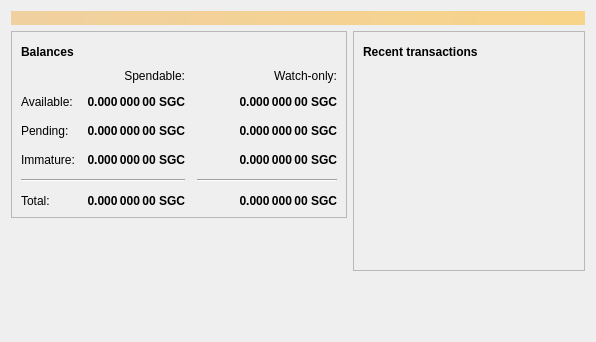
<?xml version="1.0" encoding="UTF-8"?>
<ui version="4.0">
 <class>OverviewPage</class>
 <widget class="QWidget" name="OverviewPage">
  <property name="geometry">
   <rect>
    <x>0</x>
    <y>0</y>
    <width>596</width>
    <height>342</height>
   </rect>
  </property>
  <property name="windowTitle">
   <string>Form</string>
  </property>
  <layout class="QVBoxLayout" name="topLayout">
   <item>
    <widget class="QLabel" name="labelAlerts">
     <property name="visible">
      <bool>false</bool>
     </property>
     <property name="styleSheet">
      <string notr="true">QLabel { background-color: qlineargradient(x1: 0, y1: 0, x2: 1, y2: 0, stop:0 #F0D0A0, stop:1 #F8D488); color:#000000; }</string>
     </property>
     <property name="wordWrap">
      <bool>true</bool>
     </property>
     <property name="margin">
      <number>3</number>
     </property>
     <property name="textInteractionFlags">
      <set>Qt::TextSelectableByMouse</set>
     </property>
    </widget>
   </item>
   <item>
    <layout class="QHBoxLayout" name="horizontalLayout" stretch="1,1">
     <item>
      <layout class="QVBoxLayout" name="verticalLayout_2">
       <item>
        <widget class="QFrame" name="frame">
         <property name="frameShape">
          <enum>QFrame::StyledPanel</enum>
         </property>
         <property name="frameShadow">
          <enum>QFrame::Raised</enum>
         </property>
         <layout class="QVBoxLayout" name="verticalLayout_4">
          <item>
           <layout class="QHBoxLayout" name="horizontalLayout_4">
            <item>
             <widget class="QLabel" name="label_5">
              <property name="font">
               <font>
                <weight>75</weight>
                <bold>true</bold>
               </font>
              </property>
              <property name="text">
               <string>Balances</string>
              </property>
             </widget>
            </item>
            <item>
             <widget class="QPushButton" name="labelWalletStatus">
              <property name="enabled">
               <bool>true</bool>
              </property>
              <property name="maximumSize">
               <size>
                <width>30</width>
                <height>16777215</height>
               </size>
              </property>
              <property name="toolTip">
               <string>The displayed information may be out of date. Your wallet automatically synchronizes with the Sigecoin network after a connection is established, but this process has not completed yet.</string>
              </property>
              <property name="text">
               <string/>
              </property>
              <property name="icon">
               <iconset resource="../sigecoin.qrc">
                <normaloff>:/icons/warning</normaloff>
                <disabledoff>:/icons/warning</disabledoff>:/icons/warning</iconset>
              </property>
              <property name="iconSize">
               <size>
                <width>24</width>
                <height>24</height>
               </size>
              </property>
              <property name="flat">
               <bool>true</bool>
              </property>
             </widget>
            </item>
            <item>
             <spacer name="horizontalSpacer_3">
              <property name="orientation">
               <enum>Qt::Horizontal</enum>
              </property>
              <property name="sizeHint" stdset="0">
               <size>
                <width>40</width>
                <height>20</height>
               </size>
              </property>
             </spacer>
            </item>
           </layout>
          </item>
          <item>
           <layout class="QGridLayout" name="gridLayout">
            <property name="spacing">
             <number>12</number>
            </property>
            <item row="2" column="2">
             <widget class="QLabel" name="labelWatchPending">
              <property name="font">
               <font>
                <weight>75</weight>
                <bold>true</bold>
               </font>
              </property>
              <property name="cursor">
               <cursorShape>IBeamCursor</cursorShape>
              </property>
              <property name="toolTip">
               <string>Unconfirmed transactions to watch-only addresses</string>
              </property>
              <property name="text">
               <string notr="true">0.000 000 00 SGC</string>
              </property>
              <property name="alignment">
               <set>Qt::AlignRight|Qt::AlignTrailing|Qt::AlignVCenter</set>
              </property>
              <property name="textInteractionFlags">
               <set>Qt::LinksAccessibleByMouse|Qt::TextSelectableByKeyboard|Qt::TextSelectableByMouse</set>
              </property>
             </widget>
            </item>
            <item row="2" column="1">
             <widget class="QLabel" name="labelUnconfirmed">
              <property name="font">
               <font>
                <weight>75</weight>
                <bold>true</bold>
               </font>
              </property>
              <property name="cursor">
               <cursorShape>IBeamCursor</cursorShape>
              </property>
              <property name="toolTip">
               <string>Total of transactions that have yet to be confirmed, and do not yet count toward the spendable balance</string>
              </property>
              <property name="text">
               <string notr="true">0.000 000 00 SGC</string>
              </property>
              <property name="alignment">
               <set>Qt::AlignRight|Qt::AlignTrailing|Qt::AlignVCenter</set>
              </property>
              <property name="textInteractionFlags">
               <set>Qt::LinksAccessibleByMouse|Qt::TextSelectableByKeyboard|Qt::TextSelectableByMouse</set>
              </property>
             </widget>
            </item>
            <item row="3" column="2">
             <widget class="QLabel" name="labelWatchImmature">
              <property name="font">
               <font>
                <weight>75</weight>
                <bold>true</bold>
               </font>
              </property>
              <property name="cursor">
               <cursorShape>IBeamCursor</cursorShape>
              </property>
              <property name="toolTip">
               <string>Mined balance in watch-only addresses that has not yet matured</string>
              </property>
              <property name="text">
               <string notr="true">0.000 000 00 SGC</string>
              </property>
              <property name="alignment">
               <set>Qt::AlignRight|Qt::AlignTrailing|Qt::AlignVCenter</set>
              </property>
              <property name="textInteractionFlags">
               <set>Qt::LinksAccessibleByMouse|Qt::TextSelectableByKeyboard|Qt::TextSelectableByMouse</set>
              </property>
             </widget>
            </item>
            <item row="4" column="0" colspan="2">
             <widget class="Line" name="line">
              <property name="orientation">
               <enum>Qt::Horizontal</enum>
              </property>
             </widget>
            </item>
            <item row="4" column="2">
             <widget class="Line" name="lineWatchBalance">
              <property name="sizePolicy">
               <sizepolicy hsizetype="Preferred" vsizetype="Fixed">
                <horstretch>0</horstretch>
                <verstretch>0</verstretch>
               </sizepolicy>
              </property>
              <property name="minimumSize">
               <size>
                <width>140</width>
                <height>0</height>
               </size>
              </property>
              <property name="orientation">
               <enum>Qt::Horizontal</enum>
              </property>
             </widget>
            </item>
            <item row="5" column="0">
             <widget class="QLabel" name="labelTotalText">
              <property name="text">
               <string>Total:</string>
              </property>
             </widget>
            </item>
            <item row="3" column="1">
             <widget class="QLabel" name="labelImmature">
              <property name="font">
               <font>
                <weight>75</weight>
                <bold>true</bold>
               </font>
              </property>
              <property name="cursor">
               <cursorShape>IBeamCursor</cursorShape>
              </property>
              <property name="toolTip">
               <string>Mined balance that has not yet matured</string>
              </property>
              <property name="text">
               <string notr="true">0.000 000 00 SGC</string>
              </property>
              <property name="alignment">
               <set>Qt::AlignRight|Qt::AlignTrailing|Qt::AlignVCenter</set>
              </property>
              <property name="textInteractionFlags">
               <set>Qt::LinksAccessibleByMouse|Qt::TextSelectableByKeyboard|Qt::TextSelectableByMouse</set>
              </property>
             </widget>
            </item>
            <item row="2" column="3">
             <spacer name="horizontalSpacer_2">
              <property name="orientation">
               <enum>Qt::Horizontal</enum>
              </property>
              <property name="sizeHint" stdset="0">
               <size>
                <width>40</width>
                <height>20</height>
               </size>
              </property>
             </spacer>
            </item>
            <item row="3" column="0">
             <widget class="QLabel" name="labelImmatureText">
              <property name="text">
               <string>Immature:</string>
              </property>
             </widget>
            </item>
            <item row="5" column="1">
             <widget class="QLabel" name="labelTotal">
              <property name="font">
               <font>
                <weight>75</weight>
                <bold>true</bold>
               </font>
              </property>
              <property name="cursor">
               <cursorShape>IBeamCursor</cursorShape>
              </property>
              <property name="toolTip">
               <string>Your current total balance</string>
              </property>
              <property name="text">
               <string notr="true">0.000 000 00 SGC</string>
              </property>
              <property name="alignment">
               <set>Qt::AlignRight|Qt::AlignTrailing|Qt::AlignVCenter</set>
              </property>
              <property name="textInteractionFlags">
               <set>Qt::LinksAccessibleByMouse|Qt::TextSelectableByKeyboard|Qt::TextSelectableByMouse</set>
              </property>
             </widget>
            </item>
            <item row="5" column="2">
             <widget class="QLabel" name="labelWatchTotal">
              <property name="font">
               <font>
                <weight>75</weight>
                <bold>true</bold>
               </font>
              </property>
              <property name="cursor">
               <cursorShape>IBeamCursor</cursorShape>
              </property>
              <property name="toolTip">
               <string>Current total balance in watch-only addresses</string>
              </property>
              <property name="text">
               <string notr="true">0.000 000 00 SGC</string>
              </property>
              <property name="alignment">
               <set>Qt::AlignRight|Qt::AlignTrailing|Qt::AlignVCenter</set>
              </property>
              <property name="textInteractionFlags">
               <set>Qt::LinksAccessibleByMouse|Qt::TextSelectableByKeyboard|Qt::TextSelectableByMouse</set>
              </property>
             </widget>
            </item>
            <item row="0" column="2">
             <widget class="QLabel" name="labelWatchonly">
              <property name="text">
               <string>Watch-only:</string>
              </property>
              <property name="alignment">
               <set>Qt::AlignRight|Qt::AlignTrailing|Qt::AlignVCenter</set>
              </property>
             </widget>
            </item>
            <item row="1" column="0">
             <widget class="QLabel" name="labelBalanceText">
              <property name="text">
               <string>Available:</string>
              </property>
             </widget>
            </item>
            <item row="1" column="1">
             <widget class="QLabel" name="labelBalance">
              <property name="font">
               <font>
                <weight>75</weight>
                <bold>true</bold>
               </font>
              </property>
              <property name="cursor">
               <cursorShape>IBeamCursor</cursorShape>
              </property>
              <property name="toolTip">
               <string>Your current spendable balance</string>
              </property>
              <property name="text">
               <string notr="true">0.000 000 00 SGC</string>
              </property>
              <property name="alignment">
               <set>Qt::AlignRight|Qt::AlignTrailing|Qt::AlignVCenter</set>
              </property>
              <property name="textInteractionFlags">
               <set>Qt::LinksAccessibleByMouse|Qt::TextSelectableByKeyboard|Qt::TextSelectableByMouse</set>
              </property>
             </widget>
            </item>
            <item row="1" column="2">
             <widget class="QLabel" name="labelWatchAvailable">
              <property name="font">
               <font>
                <weight>75</weight>
                <bold>true</bold>
               </font>
              </property>
              <property name="cursor">
               <cursorShape>IBeamCursor</cursorShape>
              </property>
              <property name="toolTip">
               <string>Your current balance in watch-only addresses</string>
              </property>
              <property name="text">
               <string notr="true">0.000 000 00 SGC</string>
              </property>
              <property name="alignment">
               <set>Qt::AlignRight|Qt::AlignTrailing|Qt::AlignVCenter</set>
              </property>
              <property name="textInteractionFlags">
               <set>Qt::LinksAccessibleByMouse|Qt::TextSelectableByKeyboard|Qt::TextSelectableByMouse</set>
              </property>
             </widget>
            </item>
            <item row="2" column="0">
             <widget class="QLabel" name="labelPendingText">
              <property name="text">
               <string>Pending:</string>
              </property>
             </widget>
            </item>
            <item row="0" column="1">
             <widget class="QLabel" name="labelSpendable">
              <property name="text">
               <string>Spendable:</string>
              </property>
              <property name="alignment">
               <set>Qt::AlignRight|Qt::AlignTrailing|Qt::AlignVCenter</set>
              </property>
             </widget>
            </item>
           </layout>
          </item>
         </layout>
        </widget>
       </item>
       <item>
        <spacer name="verticalSpacer">
         <property name="orientation">
          <enum>Qt::Vertical</enum>
         </property>
         <property name="sizeHint" stdset="0">
          <size>
           <width>20</width>
           <height>40</height>
          </size>
         </property>
        </spacer>
       </item>
      </layout>
     </item>
     <item>
      <layout class="QVBoxLayout" name="verticalLayout_3">
       <item>
        <widget class="QFrame" name="frame_2">
         <property name="frameShape">
          <enum>QFrame::StyledPanel</enum>
         </property>
         <property name="frameShadow">
          <enum>QFrame::Raised</enum>
         </property>
         <layout class="QVBoxLayout" name="verticalLayout">
          <item>
           <layout class="QHBoxLayout" name="horizontalLayout_2">
            <item>
             <widget class="QLabel" name="label_4">
              <property name="font">
               <font>
                <weight>75</weight>
                <bold>true</bold>
               </font>
              </property>
              <property name="text">
               <string>Recent transactions</string>
              </property>
             </widget>
            </item>
            <item>
             <widget class="QPushButton" name="labelTransactionsStatus">
              <property name="enabled">
               <bool>true</bool>
              </property>
              <property name="maximumSize">
               <size>
                <width>30</width>
                <height>16777215</height>
               </size>
              </property>
              <property name="toolTip">
               <string>The displayed information may be out of date. Your wallet automatically synchronizes with the Sigecoin network after a connection is established, but this process has not completed yet.</string>
              </property>
              <property name="text">
               <string/>
              </property>
              <property name="icon">
               <iconset resource="../sigecoin.qrc">
                <normaloff>:/icons/warning</normaloff>
                <disabledoff>:/icons/warning</disabledoff>:/icons/warning</iconset>
              </property>
              <property name="iconSize">
               <size>
                <width>24</width>
                <height>24</height>
               </size>
              </property>
              <property name="flat">
               <bool>true</bool>
              </property>
             </widget>
            </item>
            <item>
             <spacer name="horizontalSpacer">
              <property name="orientation">
               <enum>Qt::Horizontal</enum>
              </property>
              <property name="sizeHint" stdset="0">
               <size>
                <width>40</width>
                <height>20</height>
               </size>
              </property>
             </spacer>
            </item>
           </layout>
          </item>
          <item>
           <widget class="QListView" name="listTransactions">
            <property name="styleSheet">
             <string notr="true">QListView { background: transparent; }</string>
            </property>
            <property name="frameShape">
             <enum>QFrame::NoFrame</enum>
            </property>
            <property name="verticalScrollBarPolicy">
             <enum>Qt::ScrollBarAlwaysOff</enum>
            </property>
            <property name="horizontalScrollBarPolicy">
             <enum>Qt::ScrollBarAlwaysOff</enum>
            </property>
            <property name="selectionMode">
             <enum>QAbstractItemView::NoSelection</enum>
            </property>
           </widget>
          </item>
         </layout>
        </widget>
       </item>
       <item>
        <spacer name="verticalSpacer_2">
         <property name="orientation">
          <enum>Qt::Vertical</enum>
         </property>
         <property name="sizeHint" stdset="0">
          <size>
           <width>20</width>
           <height>40</height>
          </size>
         </property>
        </spacer>
       </item>
      </layout>
     </item>
    </layout>
   </item>
  </layout>
 </widget>
 <resources/>
 <connections/>
</ui>
